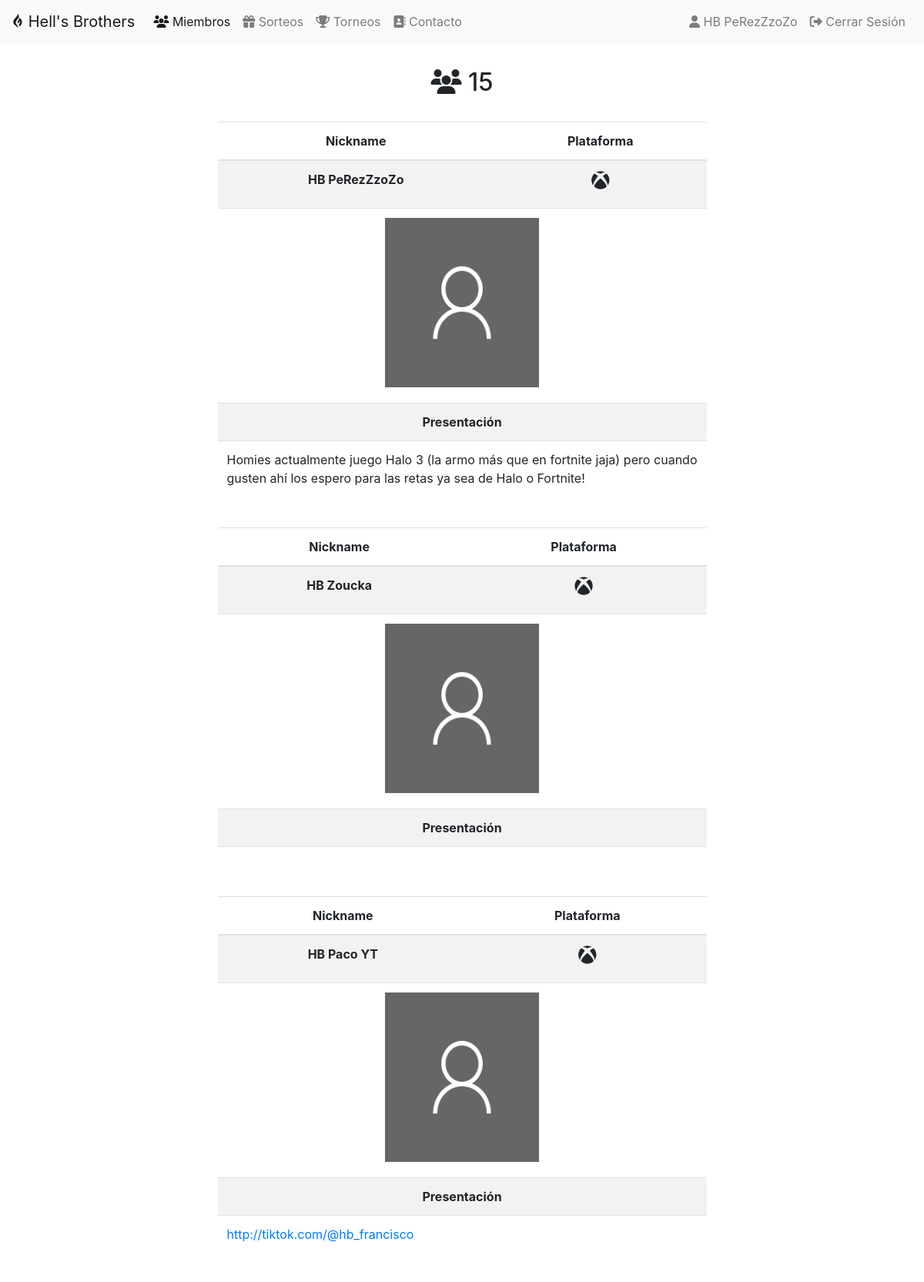
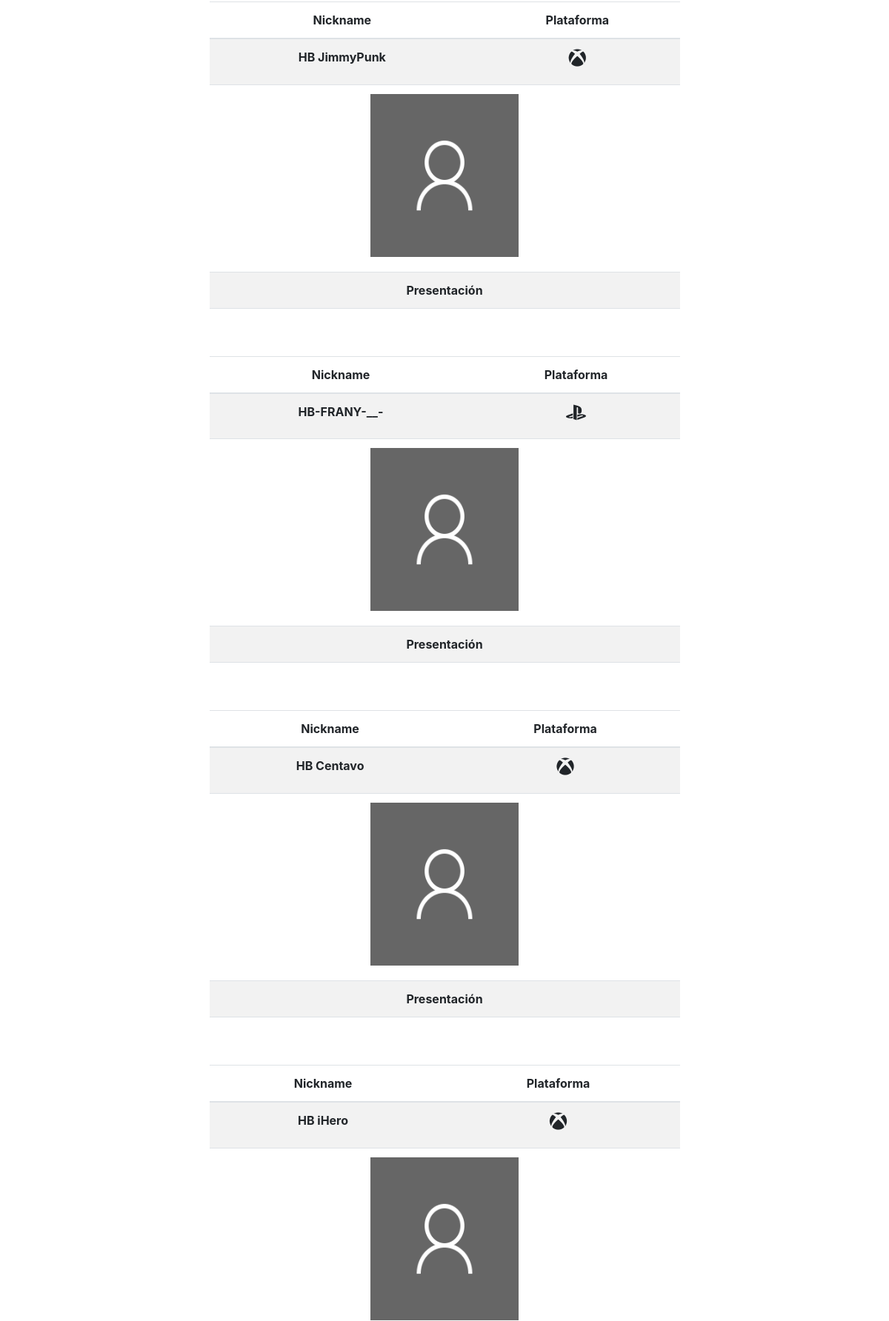
Screenshot of /vistas/miembros.php (signed in, upper part) with the database file from the repository (2 pictures, top to bottom).
### tables this page shows
CREATE TABLE `miembros` (
  `id` int(11) NOT NULL,
  `nombre` varchar(30) NOT NULL,
  `apellido` varchar(30) NOT NULL,
  `plataforma` varchar(20) NOT NULL,
  `nickname` varchar(25) NOT NULL,
  `email` varchar(50) NOT NULL,
  `password` varchar(255) NOT NULL,
  `ciudad` varchar(30) NOT NULL,
  `pais` varchar(20) NOT NULL,
  `estado` varchar(40) NOT NULL,
  `fechaNac` date NOT NULL,
  `fechaReg` datetime NOT NULL,
  `activo` tinyint(4) NOT NULL
);

CREATE TABLE `presentacion` (
  `id` int(11) NOT NULL,
  `miembro_id` int(11) NOT NULL,
  `presentacion` text,
  `fecha` datetime NOT NULL,
  `activa` tinyint(4) NOT NULL
);

### app/conexion.php (called while the page is built, shortened)
<?php
class conexion{
    private static $conexion;
    public static function abrir_conexion(){
        if(!isset(self::$conexion)){
            try{
                self::$conexion = new PDO('mysql:host='.NOMBRE_SERVIDOR.'; dbname='.NOMBRE_BD, NOMBRE_USUARIO, PASSWORD);
                self::$conexion -> setAttribute(PDO::ATTR_ERRMODE, PDO::ERRMODE_EXCEPTION);
                self::$conexion -> exec("SET CHARACTER SET utf8");
            } catch (PDOException $ex) {
                print "ERROR:" . $ex -> getMessage() . "<br>";
                die();
            }
        }
    }
    public static function obtener_conexion(){
        return self::$conexion;
    }
}

### app/RepositorioMiembros.php (called while the page is built, shortened)
<?php
class RepositorioMiembro {
    public static function getTodos($conexion) {
        $miembros = array();
        if (isset($conexion)) {
            try {
                include_once 'miembro.php';
                $sql = "SELECT * FROM miembros";
                $sentencia = $conexion->prepare($sql);
                $sentencia->execute();
                $resultado = $sentencia->fetchAll();
                if (count($resultado)) {
                    foreach ($resultado as $fila) {
                        $miembros[] = new Miembro($fila['id'], $fila['nombre'],
                        $fila['apellido'], $fila['plataforma'], $fila['nickname'],
                        $fila['email'], $fila['password'], $fila['ciudad'], $fila['pais'],
                        $fila['estado'], $fila['fechaNac'],
                        $fila['fechaReg'], $fila['activo']);
                    }
                } else {
                    print '<h1 class="text-center">No hay miembros</h1>';
                }
            } catch (Exception $ex) {
                print 'Error:' . $ex->getMessage();
            }
        }
        return $miembros;
    }
    public static function getMiembroId($conexion, $id){
        $miembro= null;
        if(isset($conexion)){
            try{
                include_once 'miembro.php';
                $sql= "SELECT * FROM miembros WHERE id= :id";
                $sentencia= $conexion-> prepare($sql);
                $sentencia-> bindParam(':id', $id, PDO::PARAM_STR);
                $sentencia-> execute();
                $resultado= $sentencia-> fetch();
                if(!empty($resultado)){
                    $miembro = new Miembro($resultado['id'], $resultado['nombre'],
                        $resultado['apellido'], $resultado['plataforma'], $resultado['nickname'],
                        $resultado['email'], $resultado['password'], $resultado['ciudad'], $resultado['pais'],
                        $resultado['estado'], $resultado['fechaNac'],
                        $resultado['fechaReg'], $resultado['activo']);
                }
            } catch (PDOException $ex) {
                print 'ERROR: ' . $ex-> getMessage();
            }
        }
        return $miembro;
    }
}

### app/miembro.php (called while the page is built, shortened)
<?php
class Miembro{
    private $id;
    private $plataforma;
    private $nickname;
    public function __construct($id, $nombre, $apellido, $plataforma,
            $nickname, $email, $password, $ciudad, $pais,
            $estado, $fechaNac, $fechaReg, $activo){
        $this-> id=$id;
        $this-> plataforma=$plataforma;
        $this-> nickname=$nickname;
    }
    public function getId(){
        return $this-> id;
    }
     public function getPlataforma(){
        return $this-> plataforma;
    }
     public function getNickname(){
        return $this-> nickname;
    }
}

### app/RepositorioPresentacion.php (called while the page is built, shortened)
<?php
include_once 'app/conexion.php';
include_once 'app/presentacion.php';
class RepositorioPresentacion{
     public static function getPresentacionMiembroId($conexion, $miembroId){
        $presentacion= null;
        if(isset($conexion)){
            try{
                $sql="SELECT * FROM presentacion WHERE miembro_id = :miembro_id";
                $sentencia = $conexion->prepare($sql);
                $sentencia-> bindParam(':miembro_id', $miembroId, PDO::PARAM_STR);
                $sentencia->execute();
                $resultado= $sentencia-> fetch();
                if(!empty($resultado)){
                    $presentacion= new Presentacion(
                            $resultado['id'], $resultado['miembro_id'],
                            $resultado['presentacion'], $resultado['fecha'],
                            $resultado['activa']);
                }
            } catch (PDOException $ex) {
                print 'ERROR: ' . $ex->getMessage();
            }
        }
        return $presentacion;
    }
}

### app/presentacion.php (called while the page is built, shortened)
<?php
class Presentacion{
    private $presentacion;
    public function __construct($id, $miembro_id, $presentacion, $fecha, $activa){
        $this-> presentacion=$presentacion;
    }
     public function getPresentacion(){
        return $this-> presentacion;
    }
}

### app/escritorMiembros.php (the view, shortened to what this page needs)
<?php
include_once 'app/conexion.php';
include_once 'app/miembro.php';
include_once 'app/RepositorioMiembros.php';
include_once 'app/escritorPresentaciones.php';
class EscritorMiembros {
    public static function escribirMiembros() {
        $miembros = RepositorioMiembro::getTodos(conexion::obtener_conexion());
        if (count($miembros)) {
            foreach ($miembros as $miembro){
                self::escribirMiembro($miembro);
            }
        }
    }
    public static function escribirMiembro($miembro) {
        $miembro = RepositorioMiembro::getMiembroId(conexion::obtener_conexion(), $miembro->getId());
        ?>
        <table class="table table-striped">
        <thead class="text-center">
                <tr>
                    <th colspan="2">Nickname</th>
                    <th colspan="2">Plataforma</th>
                </tr>
            </thead>
            <tbody>
                <tr>
                    <td colspan="2" class="text-center"><b><?php echo $miembro->getNickname();?></b></td>
                    <td colspan="2" class="text-center"><?php $icon=$miembro->getPlataforma();
                            if($icon=='Xbox One'){
                             echo $icon= '<h4><i class="fab fa-xbox"></i></h4>';
                            }
                            if($icon=='Play Station'){
                             echo $icon= '<h4><i class="fab fa-playstation"></i></h4>';
                            }
                            ?>
                    </td>
                </tr>
                <tr>
                    <td colspan="4" class="text-center"><?php $miembro->getId();?>
                    <?php
                    if(file_exists(DIRECTORIO_RAIZ."/subidas/".$miembro->getId())){
                        ?>
                    <img class="img-responsive mb-2" src="<?php echo SERVIDOR.'/subidas/'.$miembro->getId(); ?>" width="200" height="220">
                    <?php
                    }else{
                        ?>
                    <img class="mb-2" src="img/sinperfil.png" width="200" height="220">
                    <?php
                    }
                    ?>
                    </td>
                </tr>
                <tr>
                    <th colspan="4" class="text-center">Presentación</th>
                </tr>
                <tr>
                <td colspan="4" class="text-justify"><?php EscritorPresentaciones::escribirPresentacion($miembro->getId()) ?> </td>
                </tr>
            </tbody>
        </table>
        <br>
      <?php
}
}

### app/escritorPresentaciones.php (shortened to what this page needs)
<?php
include_once 'app/conexion.php';
include_once 'app/miembro.php';
include_once 'app/RepositorioPresentacion.php';
class EscritorPresentaciones {
    public static function escribirPresentacion($id) {
        $miembroId = RepositorioPresentacion::getPresentacionMiembroId(conexion::obtener_conexion(), $id);
        if(isset($miembroId)){
           echo nl2br($miembroId->getPresentacion());
        }else{
            echo "";
        }
    }
}

### css/estilos.css (style rules this page uses)
body { padding-top: 4rem; }

### rows the page displays
miembros: nickname "HB PeRezZzoZo", plataforma "Xbox One" (drawn), presentacion.presentacion "Homies actualmente juego Halo 3 (la armo más que en fortnite jaja) pero cuando gusten ahí los espero para las retas ya sea de Halo o Fortnite!"
miembros: nickname "HB Zoucka", plataforma "Xbox One" (drawn)
miembros: nickname "HB Paco YT", plataforma "Xbox One" (drawn), presentacion.presentacion "http://tiktok.com/@hb_francisco"
miembros: nickname "HB JimmyPunk", plataforma "Xbox One" (drawn)
miembros: nickname "HB-FRANY-__-", plataforma "Play Station" (drawn)
miembros: nickname "HB Centavo", plataforma "Xbox One" (drawn)
miembros: nickname "HB iHero", plataforma "Xbox One" (drawn)

### other values shown
$_SESSION['nicknameMiembro'] "HB PeRezZzoZo"
$totalMiembros "15"
